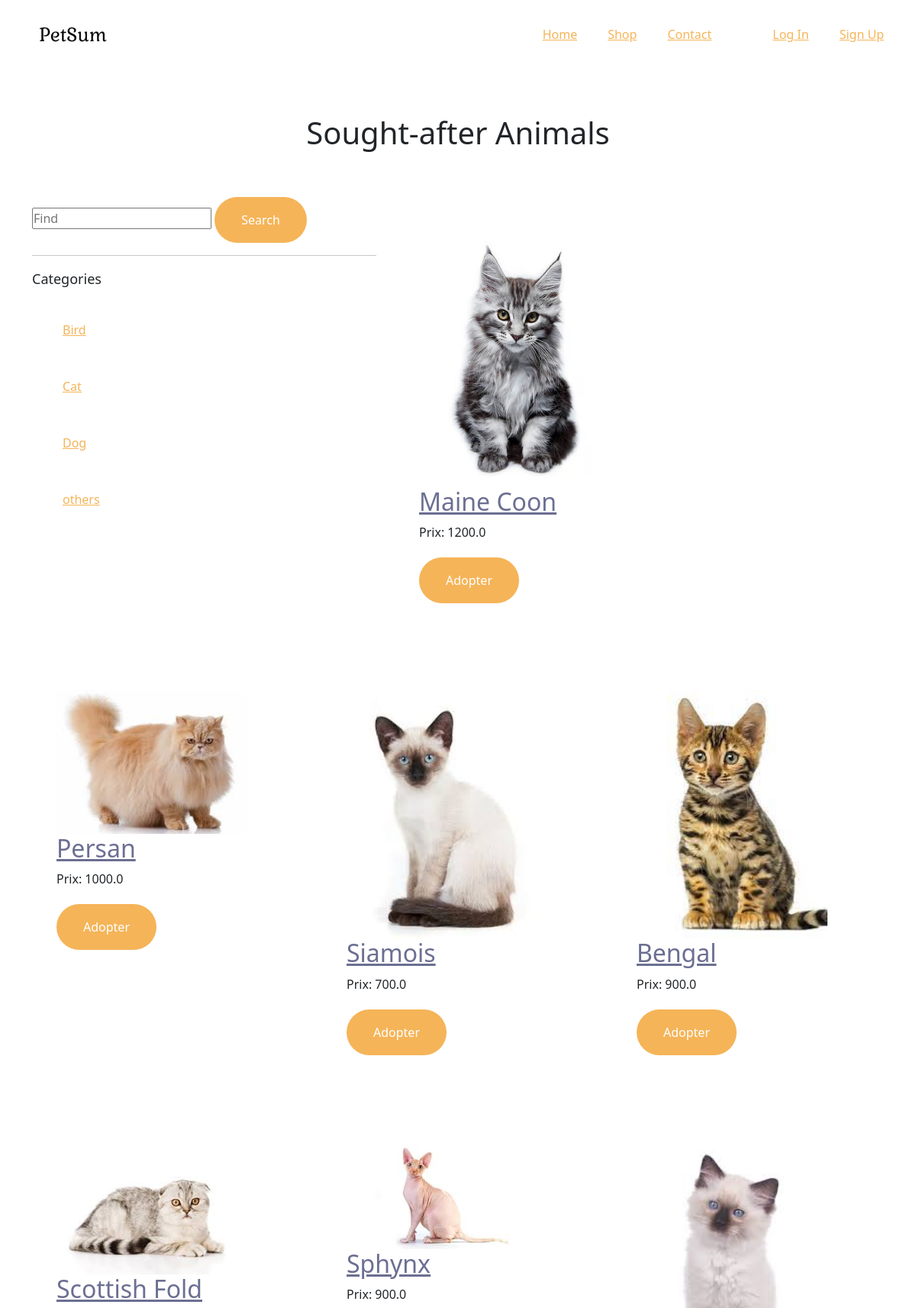
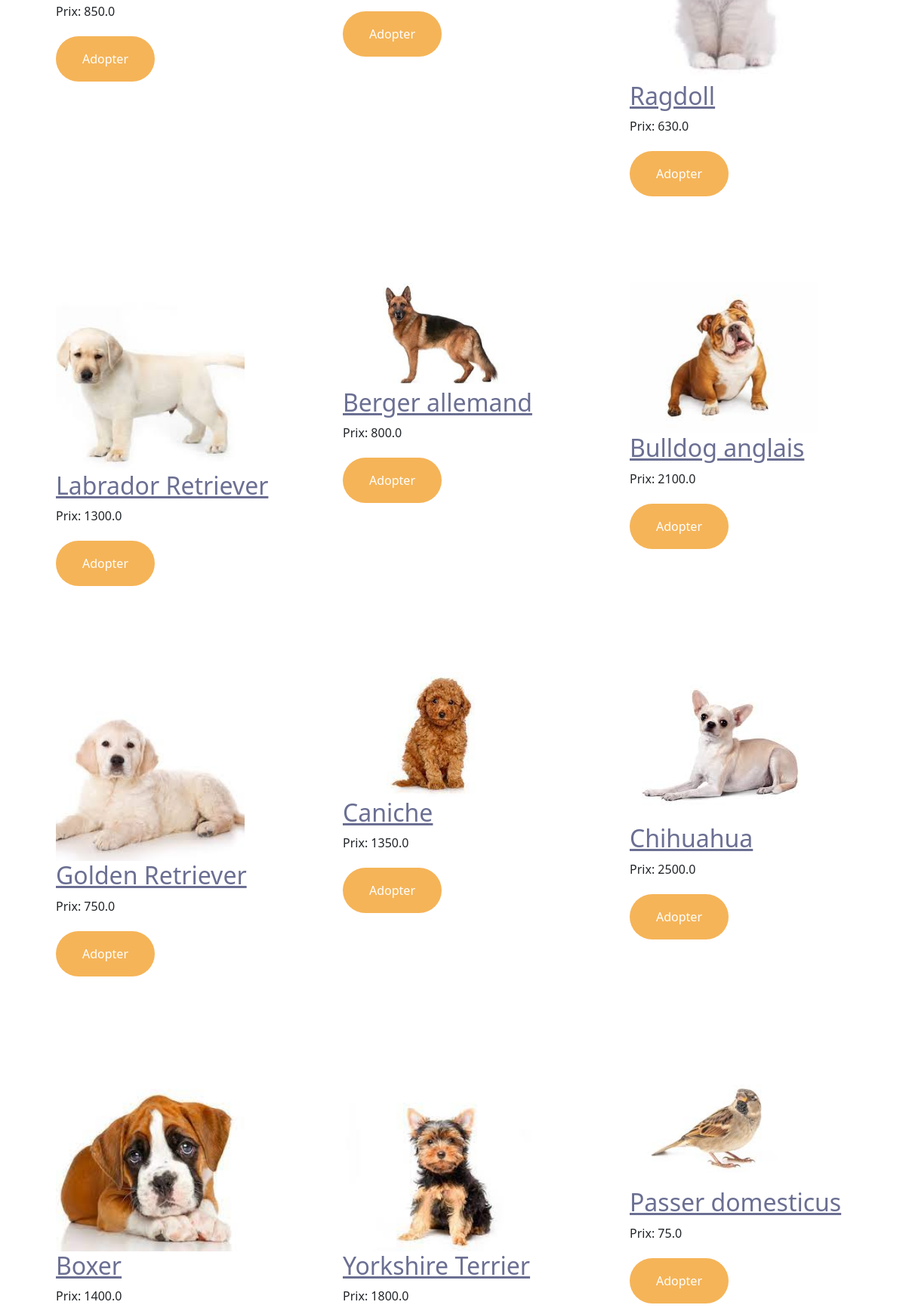
Page /items/items/ (upper part) on the committed database (2 pictures, top to bottom).
### item/models.py (models this page shows, shortened)
class Category(models.Model):
    name = models.CharField(max_length=255)
    class Meta:
        ordering = ('name',)
        verbose_name_plural = 'Categories'

class Item(models.Model):
    category = models.ForeignKey(Category, related_name='items', on_delete=models.CASCADE)
    name = models.CharField(max_length=255)
    description = models.TextField(blank = True, null=True)
    price = models.FloatField()
    image = models.ImageField(upload_to='item_images', blank=True, null=True)
    is_sold = models.BooleanField(default=False)
    created_by = models.ForeignKey(User, related_name='items',on_delete=models.CASCADE)

### item/views.py (the view)
# urls.py: path('items/', item_list, name='item_list'),
def items(request):
    query = request.GET.get('query','')
    category_id = request.GET.get('category' , 0)
    categories = Category.objects.all()
    items = Item.objects.filter(is_sold=False)
    if category_id:
        items = items.filter(category_id=category_id)
    if query:
        items = items.filter(Q(name__icontains=query) | Q(description__icontains=query))
    return render(request, 'item/items.html', {
        'items':  items,
        'query': query,
        'categories': categories,
        'category_id': int(category_id)
    })

### item/Templates/item/items.html (shortened to what this page needs)
{% extends 'store/base.html' %}
{% block content %}
<section class="service-section pt-150">
    <div class="container">
        <div class="hero-content">
        <h1 class="section-title text-center mb-60 wow fadeInUp">Sought-after Animals</h1>
        </div>
            <div class="row">
                <div class="col-xxl-6 col-lg-5">
                    <div class="cta-form-wrapper">
                        <form method="get" action="{% url 'item:items' %}">
                            <input  name="query" class="form-input" type="text" value="{{ query }}" placeholder=Find your pet..">
                            <button type="submit" class="main-btn btn-hover">Search</button>
                        </form>
                        <hr class="my-6">
                        <p class="font-semibold">Categories</p>
                        <ul id="nav" class="navbar-nav ml-auto">
                            {% for category in categories %}
                                <li class="nav-item">
                                    <a class="page-scroll" href="{% url 'item:items' %}?query={{ query }}&category={{ category.id }}">{{ category.name }}</a>
                                </li>
                            {% endfor %}
                        </ul>
                    </div>
                </div>
            {% for item in items %}
            <div class="col-xl-4 col-md-6 col-sm-12">
                <div class="single-service">
                    <div class="content">
                        <a>
                            <div class = "container">
                                <img src="{{ item.image.url }}" width="250"  height="auto">
                                <a href="{% url 'item:detail' item.id %}"><h2>{{ item.name }}</h2></a>
                                <p>Prix: {{ item.price }}</p>
                                <button data-item={{item.id}} data-action="add" class="main-btn btn-hover wow fadeInUp update-cart" data-wow-delay=".6s">Adopter</button>
                            </div>
                        </a>
                    </div>
                </div>
            </div>
            {% endfor %}
        </div>
    </div>
</section>
{% endblock %}

### static/css/main.css (style rules this page uses)
html { scroll-behavior: smooth; }
body { font-family: "Poppins", sans-serif; font-weight: normal; font-style: normal; color: #6B6F92; overflow-x: hidden; }
* { margin: 0; padding: 0; box-sizing: border-box; }
button, a { transition: all 0.3s ease-out 0s; }
a, a:focus, a:hover { text-decoration: none; }
i, span, a { display: inline-block; }
audio, canvas, iframe, img, svg, video { vertical-align: middle; }
h1, h2, h3, h4, h5, h6 { font-weight: 600; margin: 0px; color: #313450; }
h1 { font-size: 45px; }
h2 { font-size: 36px; }
ul, ol { margin: 0px; padding: 0px; list-style-type: none; }
p { font-size: 18px; font-weight: 400; line-height: 28px; margin: 0px; }
.main-btn { display: inline-block; font-weight: 500; text-align: center; white-space: nowrap; vertical-align: middle; user-select: none; padding: 18px 35px; font-size: 16px; border-radius: 50px; color: #fff; cursor: pointer; z-index: 5; transition: all .4s ease-in-out; border: none; background: #F5B458; overflow: hidden; }
.btn-hover { position: relative; overflow: hidden; }
.btn-hover::after { content: ''; position: absolute; width: 0%; height: 0%; border-radius: 50%; background: rgba(0, 0, 0, 0.05); top: 50%; left: 50%; padding: 50%; z-index: -1; transition: all 0.3s ease-out 0s; transform: translate3d(-50%, -50%, 0) scale(0); }
.mb-60 { margin-bottom: 60px; }
.pt-150 { padding-top: 150px; }
.navbar-nav .nav-item { position: relative; margin-left: 40px; }
.navbar-nav .nav-item a { font-size: 16px; font-weight: 500; color: #F5B458; transition: all 0.3s ease-out 0s; padding: 25px 0; position: relative; }
.navbar-nav .nav-item a::before { content: ''; width: 0; height: 5px; background: #F5B458; position: absolute; bottom: 0px; left: 0; transition: all 0.3s ease-out 0s; z-index: -1; }
.service-section .single-service { margin-bottom: 30px; padding: 45px 30px; border-radius: 10px; background: #fff; transition: all 0.3s ease-out 0s; }
@media only screen and (min-width: 1200px) and (max-width: 1399px) { .service-section .single-service { padding: 30px 20px; } }
.service-section .single-service .content p { font-size: 16px; line-height: 26px; margin-bottom: 20px; }
.service-section .single-service .content a { color: #6B6F92; }

### rows in the picture
Category: name "Bird"
Category: name "Cat"
Category: name "Dog"
Category: name "others"
Item: image (picture), name "Maine Coon", price "1200.0"
Item: image (picture), name "Persan", price "1000.0"
Item: image (picture), name "Siamois", price "700.0"
Item: image (picture), name "Bengal", price "900.0"
Item: image (picture), name "Scottish Fold", price "850.0"
Item: image (picture), name "Sphynx", price "900.0"
Item: image (picture), name "Ragdoll", price "630.0"
Item: image (picture), name "Labrador Retriever", price "1300.0"
Item: image (picture), name "Berger allemand", price "800.0"
Item: image (picture), name "Bulldog anglais", price "2100.0"
Item: image (picture), name "Golden Retriever", price "750.0"
Item: image (picture), name "Caniche", price "1350.0"
Item: image (picture), name "Chihuahua", price "2500.0"
Item: image (picture), name "Boxer", price "1400.0"
Item: image (picture), name "Yorkshire Terrier", price "1800.0"
Item: image (picture), name "Passer domesticus", price "75.0"
